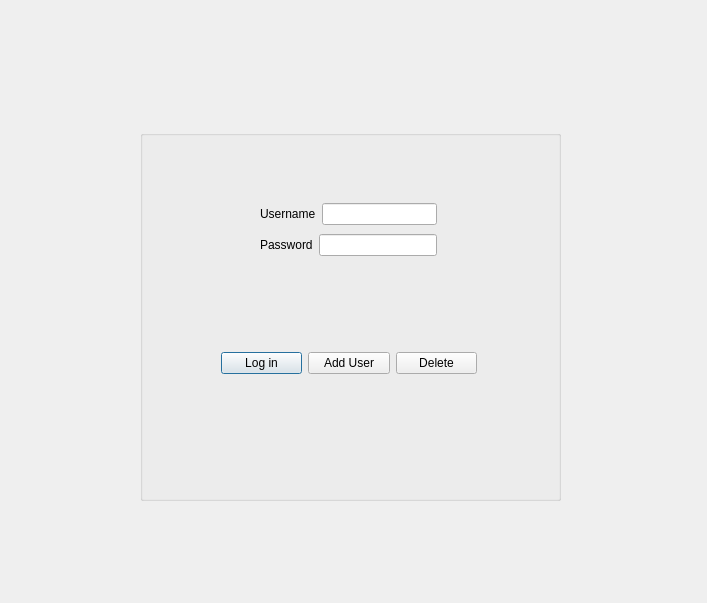
<?xml version="1.0" encoding="UTF-8"?>
<ui version="4.0">
 <class>LoginWindow</class>
 <widget class="QDialog" name="LoginWindow">
  <property name="geometry">
   <rect>
    <x>0</x>
    <y>0</y>
    <width>707</width>
    <height>603</height>
   </rect>
  </property>
  <property name="windowTitle">
   <string>Dialog</string>
  </property>
  <widget class="QGroupBox" name="groupBox">
   <property name="geometry">
    <rect>
     <x>140</x>
     <y>130</y>
     <width>421</width>
     <height>371</height>
    </rect>
   </property>
   <property name="title">
    <string/>
   </property>
   <widget class="QWidget" name="layoutWidget">
    <property name="geometry">
     <rect>
      <x>120</x>
      <y>70</y>
      <width>177</width>
      <height>61</height>
     </rect>
    </property>
    <layout class="QVBoxLayout" name="verticalLayout">
     <item>
      <layout class="QHBoxLayout" name="horizontalLayout">
       <item>
        <widget class="QLabel" name="label_UserName">
         <property name="text">
          <string>Username</string>
         </property>
        </widget>
       </item>
       <item>
        <widget class="QLineEdit" name="lineEdit_userName"/>
       </item>
      </layout>
     </item>
     <item>
      <layout class="QHBoxLayout" name="horizontalLayout_2">
       <item>
        <widget class="QLabel" name="label_userPassword">
         <property name="text">
          <string>Password</string>
         </property>
        </widget>
       </item>
       <item>
        <widget class="QLineEdit" name="lineEdit_userPassword">
         <property name="echoMode">
          <enum>QLineEdit::Password</enum>
         </property>
        </widget>
       </item>
      </layout>
     </item>
    </layout>
   </widget>
   <widget class="QWidget" name="layoutWidget">
    <property name="geometry">
     <rect>
      <x>81</x>
      <y>220</y>
      <width>256</width>
      <height>27</height>
     </rect>
    </property>
    <layout class="QHBoxLayout" name="horizontalLayout_3">
     <item>
      <widget class="QPushButton" name="pushButton_login">
       <property name="text">
        <string>Log in</string>
       </property>
      </widget>
     </item>
     <item>
      <widget class="QPushButton" name="pushButton_back">
       <property name="text">
        <string>Add User</string>
       </property>
      </widget>
     </item>
     <item>
      <widget class="QPushButton" name="pushButton_delete">
       <property name="text">
        <string>Delete</string>
       </property>
      </widget>
     </item>
    </layout>
   </widget>
  </widget>
 </widget>
 <resources/>
 <connections/>
</ui>
